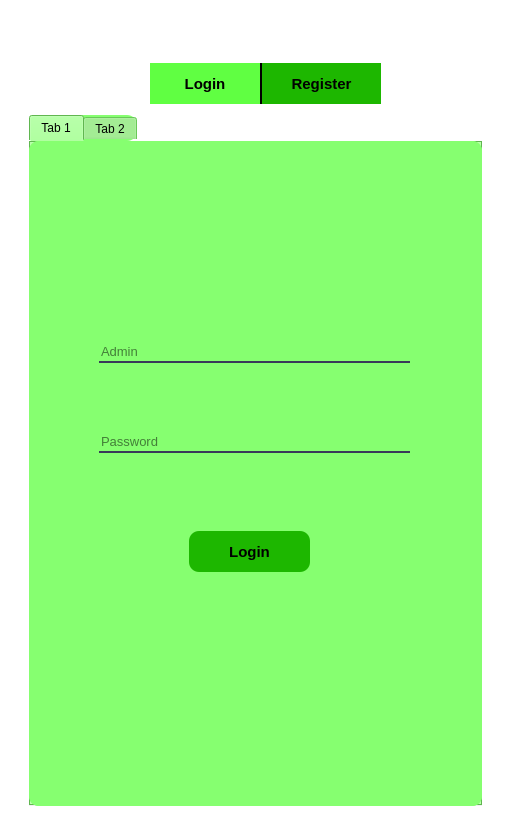
<?xml version="1.0" encoding="UTF-8"?>
<ui version="4.0">
 <class>Form</class>
 <widget class="QWidget" name="Form">
  <property name="geometry">
   <rect>
    <x>0</x>
    <y>0</y>
    <width>511</width>
    <height>837</height>
   </rect>
  </property>
  <property name="windowTitle">
   <string>Form</string>
  </property>
  <property name="styleSheet">
   <string notr="true">background:white;</string>
  </property>
  <layout class="QHBoxLayout" name="horizontalLayout">
   <item>
    <widget class="QWidget" name="widget" native="true">
     <property name="styleSheet">
      <string notr="true">border-radius:10px;</string>
     </property>
     <layout class="QVBoxLayout" name="verticalLayout">
      <property name="bottomMargin">
       <number>9</number>
      </property>
      <item>
       <widget class="QWidget" name="widget_2" native="true">
        <property name="maximumSize">
         <size>
          <width>16777215</width>
          <height>25</height>
         </size>
        </property>
        <widget class="QWidget" name="widget_9" native="true">
         <property name="geometry">
          <rect>
           <x>380</x>
           <y>0</y>
           <width>80</width>
           <height>27</height>
          </rect>
         </property>
         <property name="minimumSize">
          <size>
           <width>80</width>
           <height>0</height>
          </size>
         </property>
         <property name="maximumSize">
          <size>
           <width>70</width>
           <height>16777215</height>
          </size>
         </property>
         <layout class="QHBoxLayout" name="horizontalLayout_4">
          <property name="leftMargin">
           <number>0</number>
          </property>
          <property name="topMargin">
           <number>0</number>
          </property>
          <property name="rightMargin">
           <number>0</number>
          </property>
          <property name="bottomMargin">
           <number>0</number>
          </property>
          <item>
           <widget class="QPushButton" name="pushButton_minimize">
            <property name="minimumSize">
             <size>
              <width>10</width>
              <height>10</height>
             </size>
            </property>
            <property name="maximumSize">
             <size>
              <width>25</width>
              <height>25</height>
             </size>
            </property>
            <property name="font">
             <font>
              <pointsize>8</pointsize>
              <weight>75</weight>
              <bold>true</bold>
             </font>
            </property>
            <property name="styleSheet">
             <string notr="true">border:none;</string>
            </property>
            <property name="text">
             <string/>
            </property>
            <property name="icon">
             <iconset>
              <normaloff>:/newPrefix/2931142_minimize_minus_remove_line_icon.png</normaloff>:/newPrefix/2931142_minimize_minus_remove_line_icon.png</iconset>
            </property>
           </widget>
          </item>
          <item>
           <widget class="QPushButton" name="pushButton_close">
            <property name="maximumSize">
             <size>
              <width>25</width>
              <height>25</height>
             </size>
            </property>
            <property name="styleSheet">
             <string notr="true">border:none;</string>
            </property>
            <property name="text">
             <string/>
            </property>
            <property name="icon">
             <iconset>
              <normaloff>:/newPrefix/close.png</normaloff>:/newPrefix/close.png</iconset>
            </property>
           </widget>
          </item>
         </layout>
        </widget>
       </widget>
      </item>
      <item>
       <widget class="QWidget" name="widget_3" native="true">
        <property name="maximumSize">
         <size>
          <width>16777215</width>
          <height>55</height>
         </size>
        </property>
        <property name="styleSheet">
         <string notr="true">margin-bottom:0px;</string>
        </property>
        <widget class="QPushButton" name="btn_login_1">
         <property name="geometry">
          <rect>
           <x>130</x>
           <y>10</y>
           <width>111</width>
           <height>41</height>
          </rect>
         </property>
         <property name="font">
          <font>
           <family>Arial</family>
           <pointsize>11</pointsize>
           <weight>75</weight>
           <bold>true</bold>
          </font>
         </property>
         <property name="styleSheet">
          <string notr="true">background-color:#60FF42;
border:none;
border-radius:0px;
border-right:1px solid black;
</string>
         </property>
         <property name="text">
          <string>Login</string>
         </property>
        </widget>
        <widget class="QPushButton" name="register_btn_1">
         <property name="geometry">
          <rect>
           <x>240</x>
           <y>10</y>
           <width>121</width>
           <height>41</height>
          </rect>
         </property>
         <property name="font">
          <font>
           <family>Arial</family>
           <pointsize>11</pointsize>
           <weight>75</weight>
           <bold>true</bold>
          </font>
         </property>
         <property name="styleSheet">
          <string notr="true">background-color:#1DB700;
border:none;
border-radius:0px;
border-left:2px solid black;
</string>
         </property>
         <property name="text">
          <string>Register</string>
         </property>
        </widget>
       </widget>
      </item>
      <item>
       <widget class="QWidget" name="widget_4" native="true">
        <property name="maximumSize">
         <size>
          <width>16777215</width>
          <height>700</height>
         </size>
        </property>
        <layout class="QVBoxLayout" name="verticalLayout_2">
         <property name="topMargin">
          <number>0</number>
         </property>
         <item>
          <widget class="QTabWidget" name="tabWidget">
           <property name="styleSheet">
            <string notr="true">background:#86FF70;
border:none;
box-shadow: none;</string>
           </property>
           <property name="currentIndex">
            <number>0</number>
           </property>
           <widget class="QWidget" name="tab">
            <attribute name="title">
             <string>Tab 1</string>
            </attribute>
            <widget class="QWidget" name="widget_26" native="true">
             <property name="geometry">
              <rect>
               <x>0</x>
               <y>40</y>
               <width>450</width>
               <height>391</height>
              </rect>
             </property>
             <property name="maximumSize">
              <size>
               <width>450</width>
               <height>16777215</height>
              </size>
             </property>
             <property name="styleSheet">
              <string notr="true">background:#86FF70;
/*margin-top:40px;</string>
             </property>
             <widget class="QLineEdit" name="getName_admin">
              <property name="geometry">
               <rect>
                <x>70</x>
                <y>160</y>
                <width>311</width>
                <height>22</height>
               </rect>
              </property>
              <property name="font">
               <font>
                <pointsize>10</pointsize>
               </font>
              </property>
              <property name="styleSheet">
               <string notr="true">border-radius:0;
border-bottom: 2px solid #383a59;
border-color:#383a59;</string>
              </property>
              <property name="placeholderText">
               <string>Admin</string>
              </property>
             </widget>
             <widget class="QLineEdit" name="get_password">
              <property name="geometry">
               <rect>
                <x>70</x>
                <y>250</y>
                <width>311</width>
                <height>22</height>
               </rect>
              </property>
              <property name="font">
               <font>
                <pointsize>10</pointsize>
               </font>
              </property>
              <property name="styleSheet">
               <string notr="true">border-radius:0;
border-bottom: 2px solid #383a59;
border-color:#383a59;</string>
              </property>
              <property name="echoMode">
               <enum>QLineEdit::Password</enum>
              </property>
              <property name="placeholderText">
               <string>Password</string>
              </property>
             </widget>
             <widget class="QPushButton" name="btn_login_2">
              <property name="geometry">
               <rect>
                <x>160</x>
                <y>350</y>
                <width>121</width>
                <height>41</height>
               </rect>
              </property>
              <property name="font">
               <font>
                <family>Arial</family>
                <pointsize>11</pointsize>
                <weight>75</weight>
                <bold>true</bold>
               </font>
              </property>
              <property name="styleSheet">
               <string notr="true">background-color:#1DB700;
border:none;
</string>
              </property>
              <property name="text">
               <string>Login</string>
              </property>
             </widget>
             <widget class="QPushButton" name="pushButton">
              <property name="geometry">
               <rect>
                <x>140</x>
                <y>10</y>
                <width>171</width>
                <height>101</height>
               </rect>
              </property>
              <property name="styleSheet">
               <string notr="true">image:url(:/newPrefix/pngs/administrator.png)</string>
              </property>
              <property name="text">
               <string/>
              </property>
             </widget>
            </widget>
           </widget>
           <widget class="QWidget" name="tab_2">
            <attribute name="title">
             <string>Tab 2</string>
            </attribute>
            <widget class="QWidget" name="widget_25" native="true">
             <property name="geometry">
              <rect>
               <x>0</x>
               <y>20</y>
               <width>450</width>
               <height>591</height>
              </rect>
             </property>
             <property name="maximumSize">
              <size>
               <width>450</width>
               <height>16777215</height>
              </size>
             </property>
             <property name="styleSheet">
              <string notr="true">background:#86FF70;
/*margin-top:40px;</string>
             </property>
             <widget class="QLineEdit" name="getName_reg">
              <property name="geometry">
               <rect>
                <x>150</x>
                <y>30</y>
                <width>251</width>
                <height>22</height>
               </rect>
              </property>
              <property name="font">
               <font>
                <pointsize>10</pointsize>
               </font>
              </property>
              <property name="styleSheet">
               <string notr="true">border-radius:0;
border-bottom: 2px solid #383a59;
border-color:#383a59;</string>
              </property>
             </widget>
             <widget class="QLabel" name="label_40">
              <property name="geometry">
               <rect>
                <x>40</x>
                <y>30</y>
                <width>71</width>
                <height>21</height>
               </rect>
              </property>
              <property name="font">
               <font>
                <pointsize>10</pointsize>
               </font>
              </property>
              <property name="text">
               <string>Name :</string>
              </property>
             </widget>
             <widget class="QLabel" name="label_41">
              <property name="geometry">
               <rect>
                <x>40</x>
                <y>100</y>
                <width>71</width>
                <height>21</height>
               </rect>
              </property>
              <property name="font">
               <font>
                <pointsize>10</pointsize>
               </font>
              </property>
              <property name="text">
               <string>Sirname :</string>
              </property>
             </widget>
             <widget class="QLineEdit" name="getSirname_reg">
              <property name="geometry">
               <rect>
                <x>150</x>
                <y>100</y>
                <width>251</width>
                <height>22</height>
               </rect>
              </property>
              <property name="font">
               <font>
                <pointsize>10</pointsize>
               </font>
              </property>
              <property name="styleSheet">
               <string notr="true">border-radius:0;
border-bottom: 2px solid #383a59;
border-color:#383a59;</string>
              </property>
             </widget>
             <widget class="QLabel" name="label_42">
              <property name="geometry">
               <rect>
                <x>40</x>
                <y>160</y>
                <width>71</width>
                <height>21</height>
               </rect>
              </property>
              <property name="font">
               <font>
                <pointsize>10</pointsize>
               </font>
              </property>
              <property name="text">
               <string>Mo No  :</string>
              </property>
             </widget>
             <widget class="QLineEdit" name="getMobile_reg">
              <property name="geometry">
               <rect>
                <x>150</x>
                <y>160</y>
                <width>251</width>
                <height>22</height>
               </rect>
              </property>
              <property name="font">
               <font>
                <pointsize>10</pointsize>
               </font>
              </property>
              <property name="styleSheet">
               <string notr="true">border-radius:0;
border-bottom: 2px solid #383a59;
border-color:#383a59;</string>
              </property>
             </widget>
             <widget class="QLineEdit" name="getID_reg">
              <property name="geometry">
               <rect>
                <x>150</x>
                <y>280</y>
                <width>251</width>
                <height>22</height>
               </rect>
              </property>
              <property name="font">
               <font>
                <pointsize>10</pointsize>
               </font>
              </property>
              <property name="styleSheet">
               <string notr="true">border-radius:0;
border-bottom: 2px solid #383a59;
border-color:#383a59;</string>
              </property>
             </widget>
             <widget class="QLabel" name="label_43">
              <property name="geometry">
               <rect>
                <x>40</x>
                <y>340</y>
                <width>91</width>
                <height>21</height>
               </rect>
              </property>
              <property name="font">
               <font>
                <pointsize>10</pointsize>
               </font>
              </property>
              <property name="text">
               <string>Gender:</string>
              </property>
             </widget>
             <widget class="QTextEdit" name="getAdress_reg">
              <property name="geometry">
               <rect>
                <x>150</x>
                <y>390</y>
                <width>251</width>
                <height>87</height>
               </rect>
              </property>
              <property name="font">
               <font>
                <pointsize>10</pointsize>
               </font>
              </property>
              <property name="styleSheet">
               <string notr="true">border: 2px solid #383a59;
border-color:#383a59;</string>
              </property>
              <property name="html">
               <string>&lt;!DOCTYPE HTML PUBLIC &quot;-//W3C//DTD HTML 4.0//EN&quot; &quot;http://www.w3.org/TR/REC-html40/strict.dtd&quot;&gt;
&lt;html&gt;&lt;head&gt;&lt;meta name=&quot;qrichtext&quot; content=&quot;1&quot; /&gt;&lt;style type=&quot;text/css&quot;&gt;
p, li { white-space: pre-wrap; }
&lt;/style&gt;&lt;/head&gt;&lt;body style=&quot; font-family:'MS Shell Dlg 2'; font-size:10pt; font-weight:400; font-style:normal;&quot;&gt;
&lt;p style=&quot;-qt-paragraph-type:empty; margin-top:0px; margin-bottom:0px; margin-left:0px; margin-right:0px; -qt-block-indent:0; text-indent:0px;&quot;&gt;&lt;br /&gt;&lt;/p&gt;&lt;/body&gt;&lt;/html&gt;</string>
              </property>
             </widget>
             <widget class="QLabel" name="label_44">
              <property name="geometry">
               <rect>
                <x>40</x>
                <y>390</y>
                <width>91</width>
                <height>21</height>
               </rect>
              </property>
              <property name="font">
               <font>
                <pointsize>10</pointsize>
               </font>
              </property>
              <property name="text">
               <string>Address :</string>
              </property>
             </widget>
             <widget class="QComboBox" name="Gender_reg">
              <property name="geometry">
               <rect>
                <x>150</x>
                <y>340</y>
                <width>101</width>
                <height>22</height>
               </rect>
              </property>
              <property name="font">
               <font>
                <pointsize>10</pointsize>
                <weight>50</weight>
                <bold>false</bold>
               </font>
              </property>
              <item>
               <property name="text">
                <string>Male</string>
               </property>
              </item>
              <item>
               <property name="text">
                <string>Female</string>
               </property>
              </item>
              <item>
               <property name="text">
                <string>Other</string>
               </property>
              </item>
             </widget>
             <widget class="QComboBox" name="Gender_8">
              <property name="geometry">
               <rect>
                <x>40</x>
                <y>280</y>
                <width>81</width>
                <height>22</height>
               </rect>
              </property>
              <property name="font">
               <font>
                <pointsize>10</pointsize>
                <weight>50</weight>
                <bold>false</bold>
               </font>
              </property>
              <item>
               <property name="text">
                <string>ADHAR</string>
               </property>
              </item>
              <item>
               <property name="text">
                <string>PAN</string>
               </property>
              </item>
              <item>
               <property name="text">
                <string>VOTER ID</string>
               </property>
              </item>
             </widget>
             <widget class="QLabel" name="label_47">
              <property name="geometry">
               <rect>
                <x>40</x>
                <y>220</y>
                <width>71</width>
                <height>21</height>
               </rect>
              </property>
              <property name="font">
               <font>
                <pointsize>10</pointsize>
               </font>
              </property>
              <property name="text">
               <string>Gmail  :</string>
              </property>
             </widget>
             <widget class="QLineEdit" name="getGmail_reg">
              <property name="geometry">
               <rect>
                <x>150</x>
                <y>220</y>
                <width>251</width>
                <height>22</height>
               </rect>
              </property>
              <property name="font">
               <font>
                <pointsize>10</pointsize>
               </font>
              </property>
              <property name="styleSheet">
               <string notr="true">border-radius:0;
border-bottom: 2px solid #383a59;
border-color:#383a59;</string>
              </property>
             </widget>
             <widget class="QPushButton" name="register_btn_2">
              <property name="geometry">
               <rect>
                <x>160</x>
                <y>530</y>
                <width>121</width>
                <height>41</height>
               </rect>
              </property>
              <property name="font">
               <font>
                <family>Arial</family>
                <pointsize>11</pointsize>
                <weight>75</weight>
                <bold>true</bold>
               </font>
              </property>
              <property name="styleSheet">
               <string notr="true">background-color:#1DB700;
border:none;
</string>
              </property>
              <property name="text">
               <string>Register</string>
              </property>
             </widget>
            </widget>
           </widget>
          </widget>
         </item>
        </layout>
       </widget>
      </item>
     </layout>
    </widget>
   </item>
  </layout>
 </widget>
 <resources>
  <include location="my.qrc"/>
 </resources>
 <connections/>
</ui>
